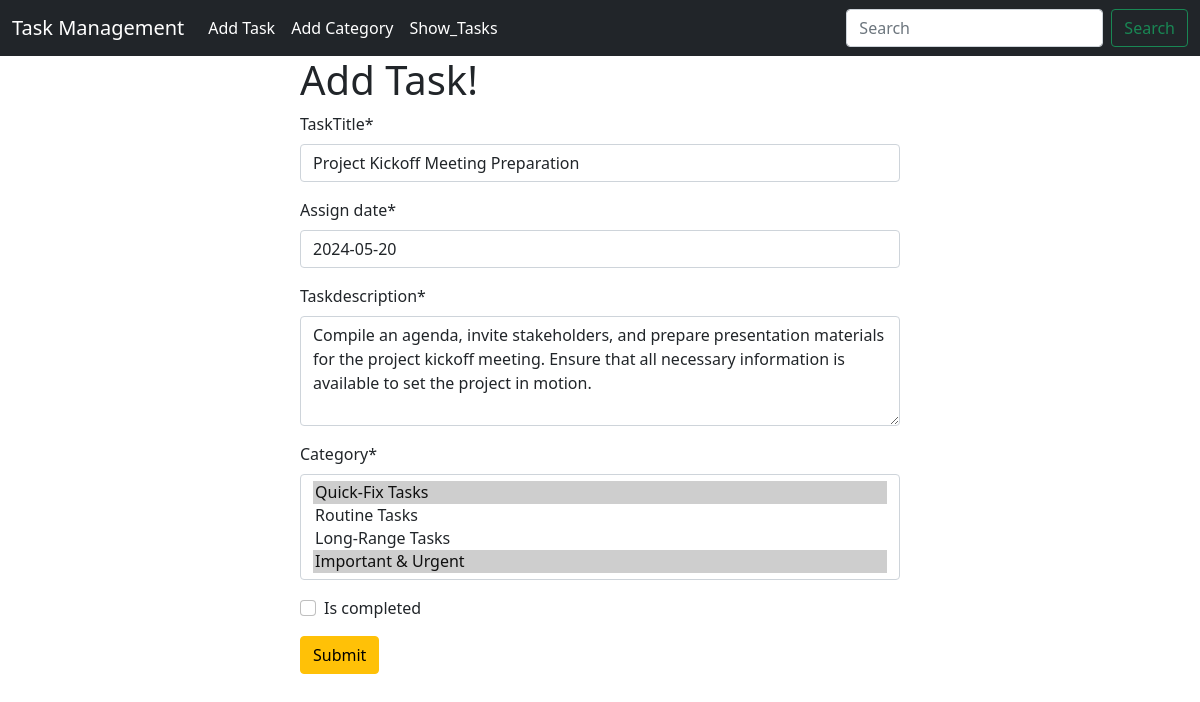
Page /task/edit/3 on the committed database.
### tasks/models.py (models this page shows, shortened)
class Tasks(models.Model):
    taskTitle = models.CharField(max_length=100)
    assign_date = models.DateField()
    taskDescription = models.TextField()
    category = models.ManyToManyField(Category)
    is_completed = models.BooleanField(default=False)

### tasks/views.py (the view)
# urls.py: path('edit/<int:id>', views.edit_task, name='edit_task'),
def edit_task(request, id):
    task = models.Tasks.objects.get(pk=id)
    task_form = forms.TasksForm(instance=task)
    if request.method == 'POST':
        task_form = forms.TasksForm(request.POST, instance=task)
        if task_form.is_valid():
            task_form.save()
            return redirect('show_tasks')
    return render(request, 'add_task.html', {'form' : task_form})

### tasks/forms.py
class TasksForm(forms.ModelForm):
    taskDescription = forms.CharField(
        widget=forms.Textarea(attrs={'rows': 4})
    )
    class Meta:
        model = Tasks
        fields = '__all__'

### task_categories/models.py (called while the page is built)
    def __str__(self) -> str:
        return self.category_name

### tasks/templates/add_task.html (shortened to what this page needs)
{% extends 'base.html' %}
{%  load crispy_forms_tags %}
{% block content %}
<form style="width:50% ; margin : auto" method="post">
    <h1>Add Task!</h1>
{{form | crispy}}
<button class="btn btn-warning">Submit</button>
</form>
{% endblock %}

### rows in the picture
Tasks: taskTitle "Project Kickoff Meeting Preparation", assign_date "2024-05-20", taskDescription "Compile an agenda, invite stakeholders, and prepare presentation materials for the project kickoff meeting. Ensure that all necessary information is available to set the project in motion."
